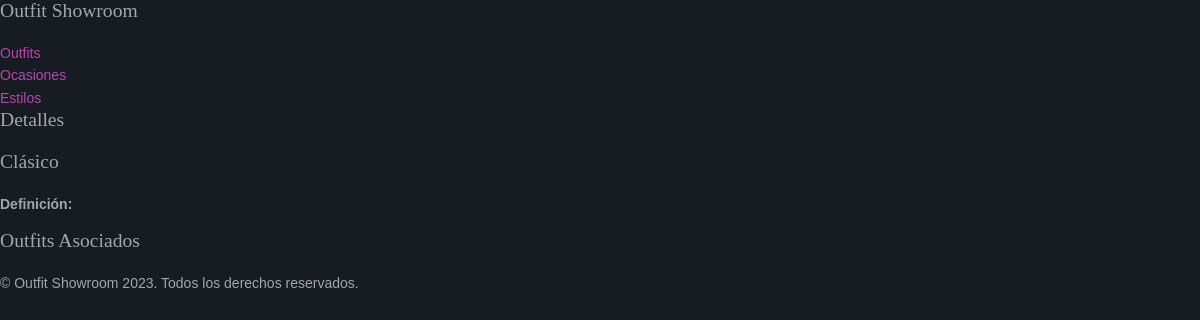
Before: /appOutfitShowroom/estilos/1/ with the older database file.
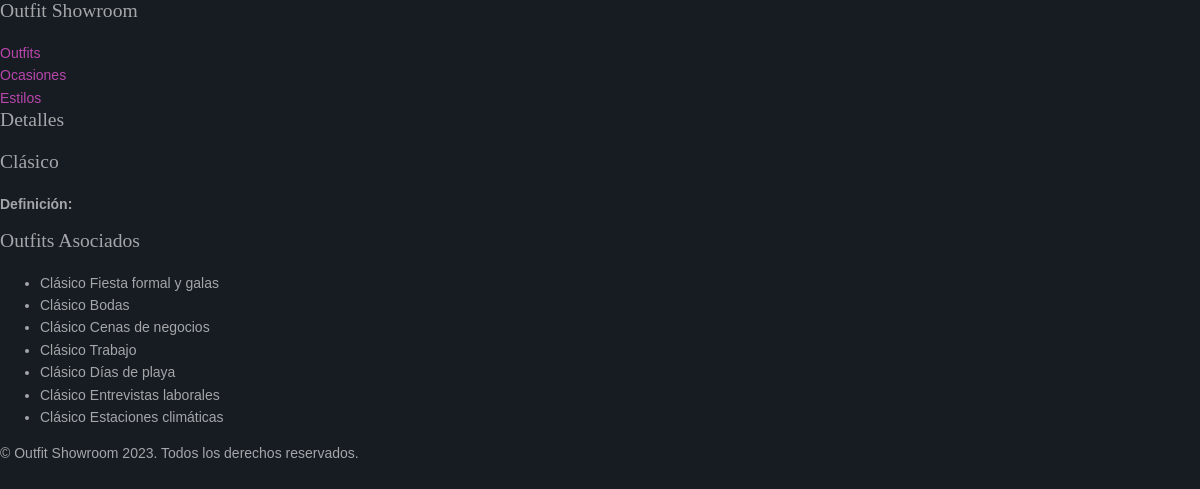
After: the same page with the newer database file.
### appOutfitShowroom/models.py (models this page shows, shortened)
class Outfit(models.Model):
    nombre = models.CharField(max_length=50)
    descripcion = models.CharField(max_length=200)
    estilo = models.ForeignKey(Estilo, on_delete=models.CASCADE)
    ocasion = models.ManyToManyField(Ocasion)
    foto = models.ImageField(upload_to='outfits/', null=True, blank=True)

### appOutfitShowroom/views.py (the view)
# urls.py: path('estilos/<int:estilo_id>/', views.detalle_estilo, name='detalle_estilo'),
def detalle_estilo(request, estilo_id):
    estilo = get_object_or_404(Estilo, id=estilo_id)
    outfits = estilo.outfit_set.all()
    return render(request, 'nocobot/estilo.html', {'estilo': estilo, 'outfits': outfits})

### appOutfitShowroom/templates/nocobot/estilo.html
{% extends "nocobot/base2.html" %}
{% block content %}
<h1>{{ estilo.nombre }}</h1>
<p><strong>Definición:</strong> {{ estilo.definición }}</p>
<h2>Outfits Asociados</h2>
<ul>
    {% for outfit in outfits %}
    <li>{{ outfit.nombre }}</li>
    {% endfor %}
</ul>
{% endblock %}

Changed rows visible on the page:
added Outfit: nombre "Clásico Fiesta formal y galas"
added Outfit: nombre "Clásico Bodas"
added Outfit: nombre "Clásico Cenas de negocios"
added Outfit: nombre "Clásico Trabajo"
added Outfit: nombre "Clásico Días de playa"
added Outfit: nombre "Clásico Entrevistas laborales"
added Outfit: nombre "Clásico Estaciones climáticas"
